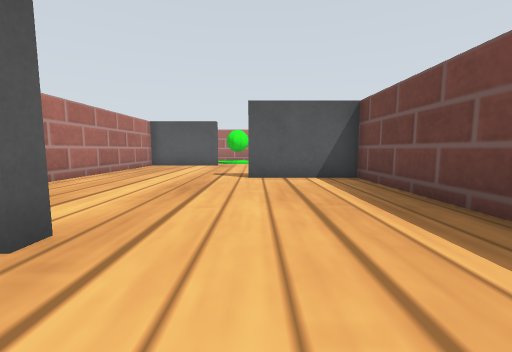
view 1 (above)

12 first-person views from a walk through a Gazebo world. The camera is 0.19 m above the floor, tilts 6° down and sees 90° across. The floor is counted in squares, 0.25 m on a side. Each view is taken from the middle of a square. On the plan, view 1 faces up. The plan holds only what a view shows up to about 9 squares ahead; the rest is blank. Simple patterns stand in for the simulator's built-in surfaces.

view 2
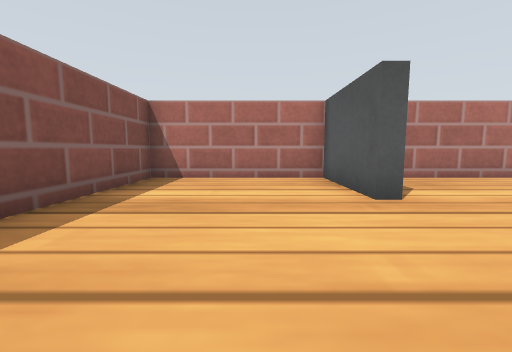

view 3
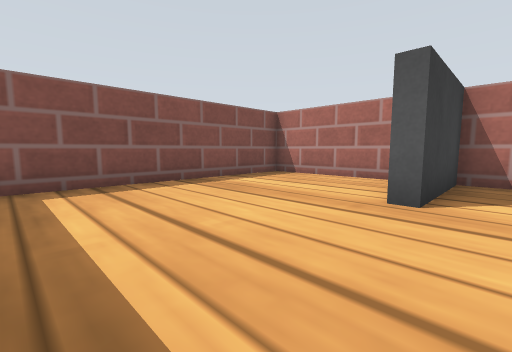

view 4
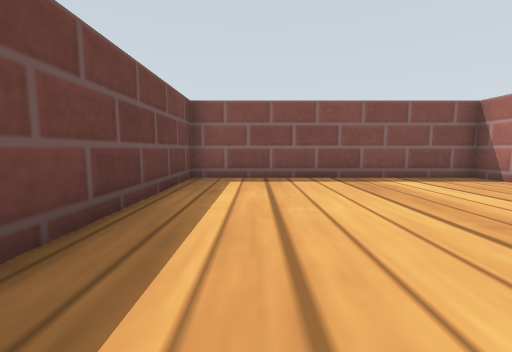

view 5
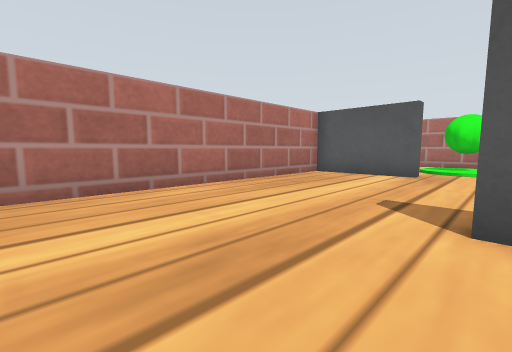

view 6
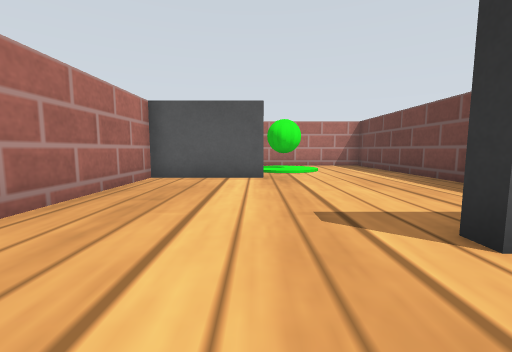

view 7
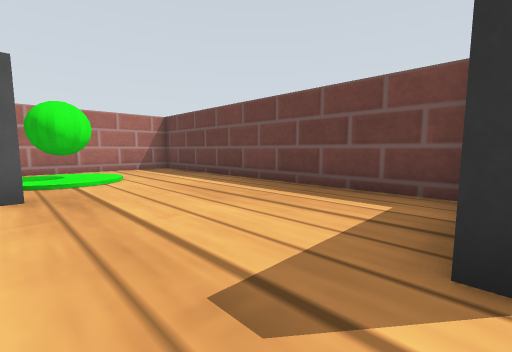

view 8
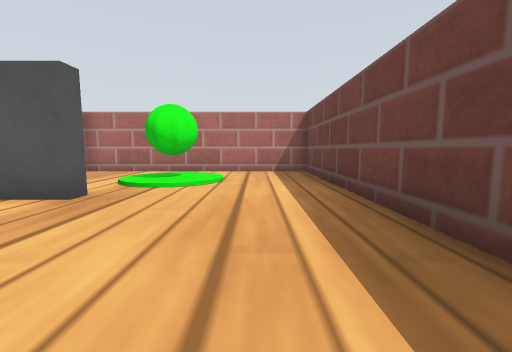

view 9
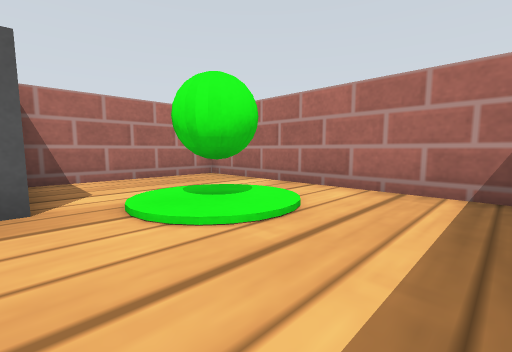

view 10
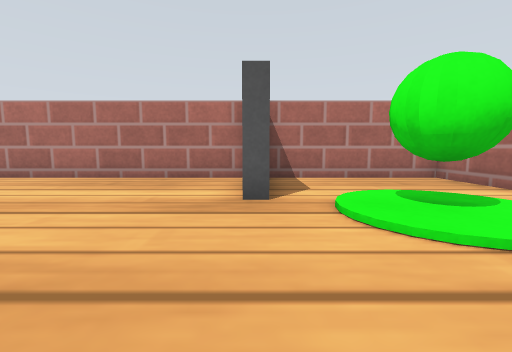

view 11
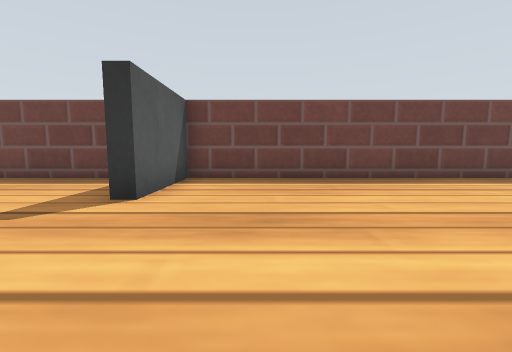

view 12
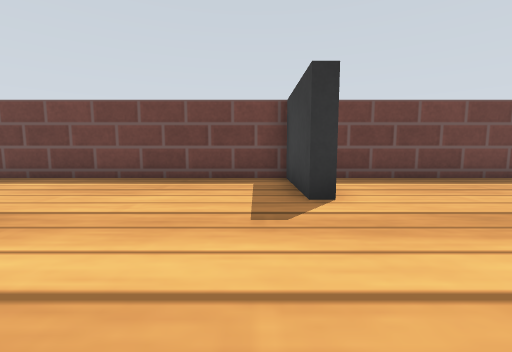

### Floor plan
Ten units are one square. View 1 is at (0, 0); x grows to the right and y downward. Boxes are objects, and circles mark ways between rooms. Rooms are numbered by the first view taken in them; rooms with no view inside come last. Other rooms are left out.
<svg viewBox="-53 -173 85 206">
<path fill="none" stroke="#000" d="M-18 -18 -48 -18 -48 28 27 28 27 -14M-48 -64 -48 -22 -18 -22 -18 -18M27 -14 27 -68 -2 -68M-2 -68 -2 -72 27 -72 27 -114M-18 -118 -48 -118 -48 -64M-18 -122 -18 -118M27 -114 27 -168 -48 -168 -48 -123"/>
<rect x="-15" y="-155" width="10" height="20" fill="#bbb"><title>green ball</title></rect>
<circle cx="5" cy="-20" r="3" fill="#2a7"/>
<circle cx="-25" cy="-70" r="3" fill="#2a7"/>
<circle cx="5" cy="-120" r="3" fill="#2a7"/>
<text x="-10" y="0">1</text>
<text x="-10" y="-40">2</text>
<text x="-10" y="-90">3</text>
<text x="-10" y="-140">4</text>
</svg>
Room 1 opens to room 2. Room 2 opens to room 3. Room 3 opens to room 4.

Where each view was taken, in squares from view 1:
view 1: 0 up, 0 right, facing up
view 2: 0 up, 2 right, facing left
view 3: 3 up, 2 right, facing down-left
view 4: 4 up, 1 right, facing down
view 5: 4 up, 0 right, facing up-left
view 6: 5 up, 2 left, facing up
view 7: 7 up, 2 left, facing up-right
view 8: 8 up, 1 right, facing up
view 9: 12 up, 2 right, facing up-left
view 10: 12 up, 2 right, facing left
view 11: 5 up, 4 left, facing right
view 12: 8 up, 4 left, facing right
